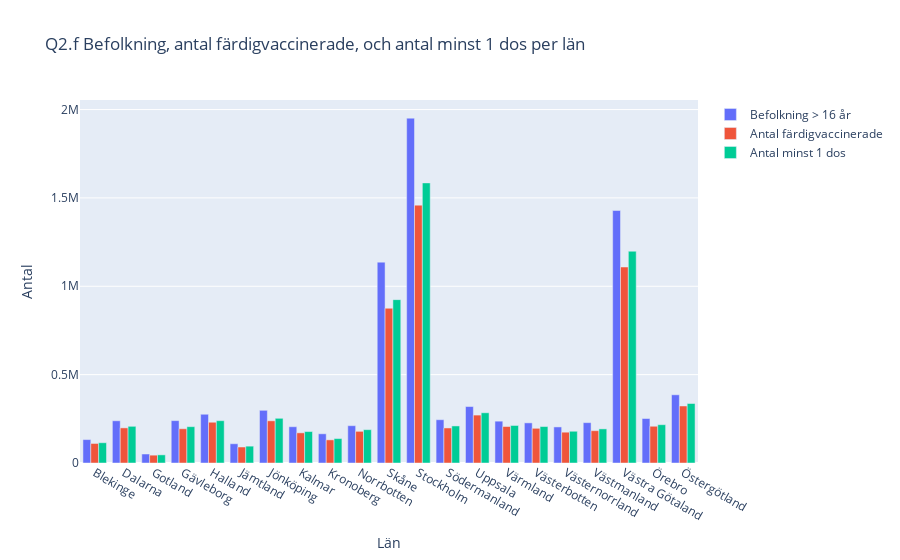

The notebook cell this image was saved under:
### Markdown cell above
f) Draw a bar chart with counties in the x-axis and bars for population> 16 years, number at least 1 dose and number
fully vaccinated

### Code cell
import plotly.graph_objects as go
from plotly.subplots import make_subplots

fig = make_subplots() #https://plotly.com/python/subplots/

fig.add_bar(name="Befolkning > 16 år", x=vaccin_group.index, y=vaccin_group["Befolkning"])
fig.add_bar(name='Antal färdigvaccinerade', x=vaccin_group.index, y=vaccin_group["Antal färdigvaccinerade"])
fig.add_bar(name='Antal minst 1 dos', x=vaccin_group.index, y=vaccin_group["Antal minst 1 dos"])
      
fig.update_layout(
    xaxis_title='Län',
    yaxis_title='Antal',
    title="Q2.f Befolkning, antal färdigvaccinerade, och antal minst 1 dos per län"
    )

fig.show()
fig.write_html(
    f"Visualiseringar/Q2.f) Befolkning, antal färdigvaccinerade, och antal minst 1 dos per län.html", auto_open=False)

### Figure 1 — Plotly figure (JSON) as saved in the notebook; plotly's stock layout.template omitted (floating-point values rounded to 4 significant figures)
{"data": [{"name": "Befolkning > 16 år", "type": "bar", "x": ["Blekinge", "Dalarna", "Gotland", "Gävleborg", "Halland", "Jämtland", "Jönköping", "Kalmar", "Kronoberg", "Norrbotten", "Skåne", "Stockholm", "Södermanland", "Uppsala", "Värmland", "Västerbotten", "Västernorrland", "Västmanland", "Västra Götaland", "Örebro", "Östergötland"], "y": [132463, 238920, 50863, 239812, 275840, 108953, 298157, 205281, 165291, 211129, 1136603, 1951266, 244962, 319391, 236675, 227145, 204091, 228378, 1428628, 251671, 385978]}, {"name": "Antal färdigvaccinerade", "type": "bar", "x": ["Blekinge", "Dalarna", "Gotland", "Gävleborg", "Halland", "Jämtland", "Jönköping", "Kalmar", "Kronoberg", "Norrbotten", "Skåne", "Stockholm", "Södermanland", "Uppsala", "Värmland", "Västerbotten", "Västernorrland", "Västmanland", "Västra Götaland", "Örebro", "Östergötland"], "y": [110497, 198688, 44359, 193853, 230634, 90406, 238710, 170670, 130930, 179118, 875634, 1459095, 198260, 271144, 206427, 196346, 174331, 182788, 1108998, 207926, 322632]}, {"name": "Antal minst 1 dos", "type": "bar", "x": ["Blekinge", "Dalarna", "Gotland", "Gävleborg", "Halland", "Jämtland", "Jönköping", "Kalmar", "Kronoberg", "Norrbotten", "Skåne", "Stockholm", "Södermanland", "Uppsala", "Värmland", "Västerbotten", "Västernorrland", "Västmanland", "Västra Götaland", "Örebro", "Östergötland"], "y": [114711, 207596, 46143, 205563, 239400, 95357, 252915, 178030, 138254, 188604, 924401, 1584895, 209702, 284138, 212359, 206223, 179601, 193000, 1198310, 216725, 336692]}], "layout": {"title": {"text": "Q2.f Befolkning, antal färdigvaccinerade, och antal minst 1 dos per län"}, "xaxis": {"anchor": "y", "domain": [0, 1], "title": {"text": "Län"}}, "yaxis": {"anchor": "x", "domain": [0, 1], "title": {"text": "Antal"}}}}
